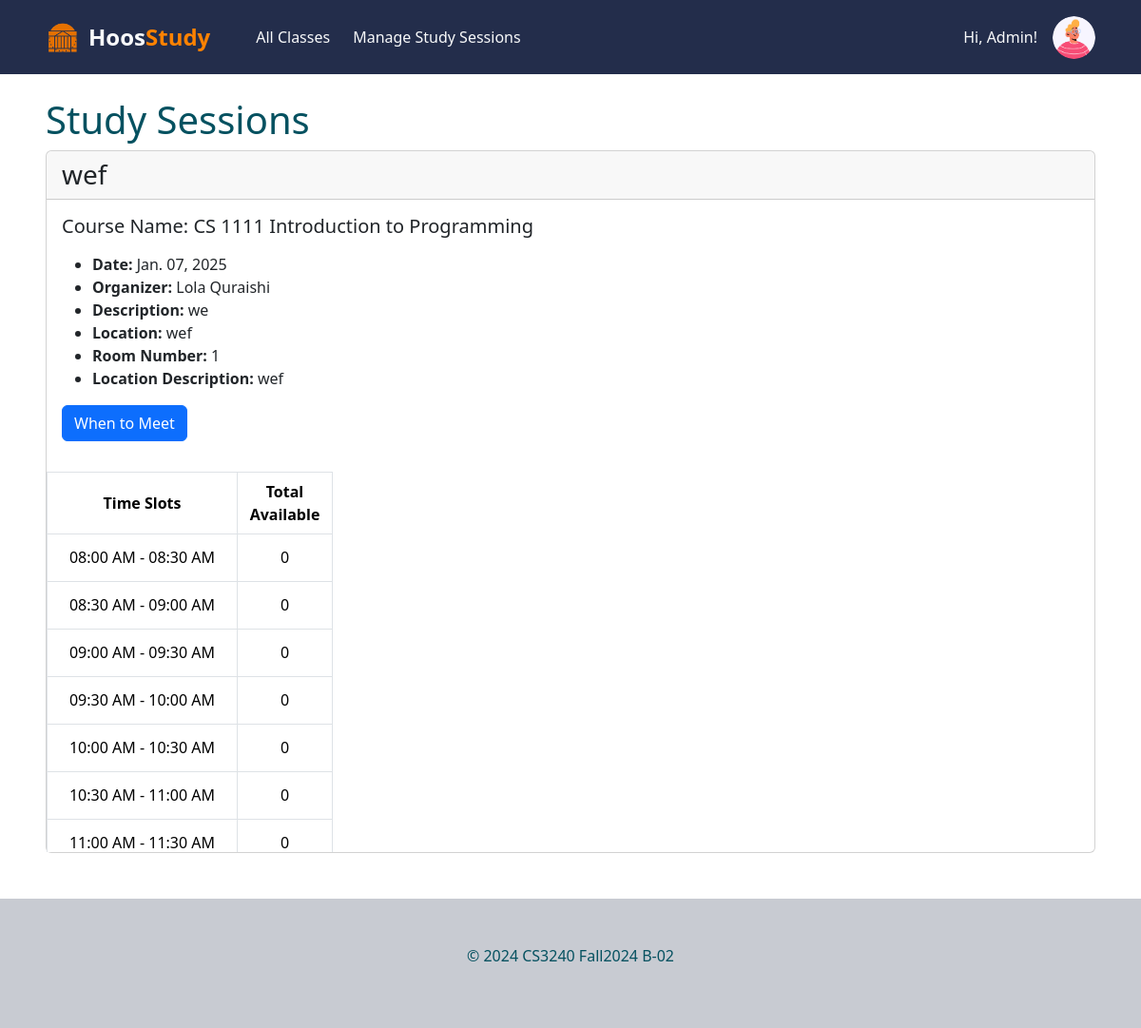
The page /study-session/ (signed in) on the database its author committed.
### hoos_study_app/models.py (models this page shows, shortened)
class User(AbstractUser):
    YEAR_CHOICES = [
        ('1', 'First Year'),
        ('2', 'Second Year'),
        ('3', 'Third Year'),
        ('4', 'Fourth Year'),
    ]
    is_pma_admin = models.BooleanField(default=False)
    year = models.CharField(max_length=1, choices=YEAR_CHOICES,  null=True, blank=True)
    profile_picture = models.ImageField(
        upload_to='profile_pictures/', null=True, blank=True,
        validators=[validate_file_extension, validate_file_size],
        default=random_profile_picture
    )

class StudySession(models.Model): #what we need to keep track of in the tables
    name = models.CharField('Study Session Name', max_length=200)
    course_name = models.ForeignKey(Course, on_delete=models.CASCADE)
    date = models.DateTimeField('Study Session Date')
    created_by = models.CharField(max_length=200)
    owner = models.ForeignKey(User, on_delete=models.CASCADE, related_name="owned_sessions", null=True, blank=True)
    description = models.CharField(max_length=400)
    location_name = models.CharField('Study Session Location', max_length=200)
    room_number = models.CharField(max_length=50, null=True, blank = True, default="No room number provided")
    description_of_location = models.CharField(max_length=400 )
    attendees = models.ManyToManyField(User, related_name="study_session") # now allows users to sign up for many sessions
    def __str__(self): #use model in admin
        return self.name

class Course(models.Model):
    mnemonic = models.CharField(max_length=4, default="GEN")
    number = models.IntegerField(default=1000)
    title = models.CharField(max_length=100, default="HOOS")
    students = models.ManyToManyField(User, related_name="courses", blank=True)
    semester = models.CharField(max_length=20, default="N/A")
    def __str__(self):
        return f"{self.mnemonic} {self.number} {self.title}"

### hoos_study_app/views.py (the view)
# urls.py: path("study-session/", views.all_study_sessions, name='all-study-sessions'),
def all_study_sessions(request):
    study_session_list = StudySession.objects.all()
    session_data = []
    time_slots = time_slot_list()
    for session in study_session_list:
        availabilities = StudySessionAvailability.objects.filter(session=session)
        session_data.append({'session': session, 'availabilities': availabilities,
                             })
    return render(request, 'hoos_study_app/study_session_list.html',
                  {'session_data': session_data, 'time_slots': time_slots})

### hoos_study_app/templatetags/filters.py (called while the page is built)
@register.filter(name='filter_count_study_session')
def filter_count_study_session(availabilities, time_slot):
    count = 0
    for availability in availabilities:
        if availability.time_slots and availability.time_slots != "":
            available_slots = [slot.strip() for slot in availability.time_slots.split(",")]
            if time_slot.strip() in available_slots:
                count += 1
    return count

### hoos_study_app/views.py (called while the page is built)
def time_slot_list():
    choices = []
    cur_time = datetime.strptime("08:00", "%H:%M")
    end_time = datetime.strptime("23:30", "%H:%M")
    while cur_time <= end_time:
        next_time = cur_time + timedelta(minutes=30)
        choices.append(cur_time.strftime("%I:%M %p") + " - " + next_time.strftime("%I:%M %p"))
        cur_time = next_time
    return choices

### hoos_study_app/templates/hoos_study_app/study_session_list.html (shortened to what this page needs)
{% extends "base.html" %}
 {% load bootstrap5 %}
{% load filters %}
{% block content %}
  <h1> Study Sessions </h1>
{% for data in session_data %}
<div class="card">
  <div>
  <h3 class="card-header">{{data.session}}</h3>
  </div>
  <div class="session-container">
  <div class="card-body">
    <h5 class="card-title">Course Name: {{ data.session.course_name }}</h5>
    <p class="card-text">
    <ul>
    <li><strong> Date: </strong> {{ data.session.date|date:"M. d, Y" }}</li>
      <li><strong> Organizer: </strong> {{ data.session.created_by }}</li>
    <li><strong> Description: </strong> {{ data.session.description }}</li>
    <li><strong> Location: </strong> {{ data.session.location_name }}</li>
     <li><strong> Room Number: </strong> {{ data.session.room_number }}</li>
     <li><strong> Location Description: </strong> {{ data.session.description_of_location }}</li>
    </ul>
     <a href="{% url 'hoos_study_app:give-availability' data.session.id %}" class="btn btn-primary">When to Meet</a>
    </p>
  </div>
  </div>
<div class="scroll-box">
<div class="overflow-auto when-to-meet">
  <table class="table table-bordered table-responsive-sm">
    <thead>
      <tr>
        <th scope="col" >Time Slots</th>
          <th scope="col">Total Available</th>
      </tr>
    </thead>
    <tbody>
      {% for time_slot in time_slots %}
      <tr>
        <td>{{ time_slot }}</td>
          <td>
          {{ data.availabilities|filter_count_study_session:time_slot }}
        </td>
      </tr>
      {% endfor %}
    </tbody>
  </table>
</div>
</div>
</div>
<br/>
{% endfor %}
{% endblock %}

### hoos_study_app/templates/base.html (shortened to what this page needs)
<!DOCTYPE html>
<html lang="en">
<head>
    {% load static %}
    <link rel="stylesheet" href="{% static 'hoos_study_app/css/styles.css' %}">
    <link href="https://cdn.jsdelivr.net/npm/bootstrap@5.3.3/dist/css/bootstrap.min.css" rel="stylesheet"
>
    <link rel="stylesheet" href="https://cdn.jsdelivr.net/npm/bootstrap-icons@1.11.3/font/bootstrap-icons.min.css">
</head>
<body class="d-flex flex-column min-vh-100">
  <header class="navbar navbar-expand-lg py-3" style="background-color: #232D4B;">
    <nav class="container-xxl px-5">
      <div class="collapse navbar-collapse text-light" id="navbarToggler">
        <a class="navbar-brand d-flex align-items-center me-5 fw-bold text-light" href="{% url 'hoos_study_app:home' %}" style="text-decoration: none;">
            <img src="{% static 'hoos_study_app/img/rotundaIcon.png' %}"
                alt="Rotunda Icon"
                style="width: 35px; height: 35px; margin-right: 10px;">
            <span style="font-size: 1.5rem; font-weight: bold;">Hoos<span style="color: #FF8200;">Study</span></span>
        </a>
        <a class="nav-link me-4" href="{% url 'hoos_study_app:class-list' %}">
          All Classes
        </a>
        {% if user.is_pma_admin %}
        <a class="nav-link me-4" href="{% url 'hoos_study_app:pma-manage-study-sessions' %}">
          Manage Study Sessions
        </a>
        {% endif %}
      </div>
      <div class="ms-auto">
        {% if user.is_authenticated %}
        <div class="d-flex align-items-center text-light">
          <p class="me-3 mb-0">Hi, {{ user.first_name }}!</p>
          <div id="profile-picture-dropdown" class="nav-item dropdown">
            <a class="nav-link dropdown-toggle" href="#" role="button" data-bs-toggle="dropdown" aria-expanded="false">
              <img id="profile-picture"
                 class="rounded-circle"
                 src="{% if user.profile_picture %}{{ user.profile_picture.url }}{% endif %}"
                 style="width: 45px; height: 45px; object-fit: cover;">
            </a>
          </div>
        </div>
        {% else %}
          <a href="{% url 'account_login' %}" class="btn btn-light">
            <i class="bi bi-box-arrow-in-right me-1"></i>
            Log In
          </a>
        {% endif %}
      </div>
    </nav>
  </header>
  {% block main %}
  <div id="content" class="container-xxl px-5 flex-grow-1 my-4 text-info-emphasis">
    {% block content %}{% endblock %}
  </div>
  {% endblock main %}
  <div class="py-5" style="background-color: #C8CBD2;">
    <footer class="container-xxl text-center text-info-emphasis">
      <p>© 2024 CS3240 Fall2024 B-02</p>
    </footer>
  </div>
</body>

### static/hoos_study_app/css/styles.css (style rules this page uses)
#profile-picture-dropdown .nav-link.dropdown-toggle::after { display: none; }

### hoos_study_app/templates/hoos_study_app/study_session_list.html (style rules this page uses)
.when-to-meet table { table-layout: fixed; max-width: 50%; }
.when-to-meet th:first-child { width: 200px; }
.when-to-meet th:nth-child(2), .when-to-meet th:nth-child(2) { width: 100px; }
.when-to-meet th, .when-to-meet td { height: 50px; text-align: center; vertical-align: middle; overflow: hidden; word-wrap: break-word; }
.session-container { display: flex; justify-content: space-between; align-items: flex-start; gap: 20px; }
.scroll-box { max-height: 50vh; max-width: 50%; overflow: auto; width: auto; }

### rows shown on the page
User: first_name "Admin", profile_picture (picture)
StudySession: session "wef", session.course_name "CS 1111 Introduction to Programming", session "Jan. 07, 2025", session.created_by "Lola Quraishi", session.description "we", session.location_name "wef", session.room_number "1", session.description_of_location "wef", time_slots "08:00 AM - 08:30 AM" "08:30 AM - 09:00 AM" "09:00 AM - 09:30 AM" "09:30 AM - 10:00 AM" "10:00 AM - 10:30 AM" "10:30 AM - 11:00 AM" "11:00 AM - 11:30 AM", availabilities|filter_count_study_session "0" "0" "0" "0" "0" "0" "0"
